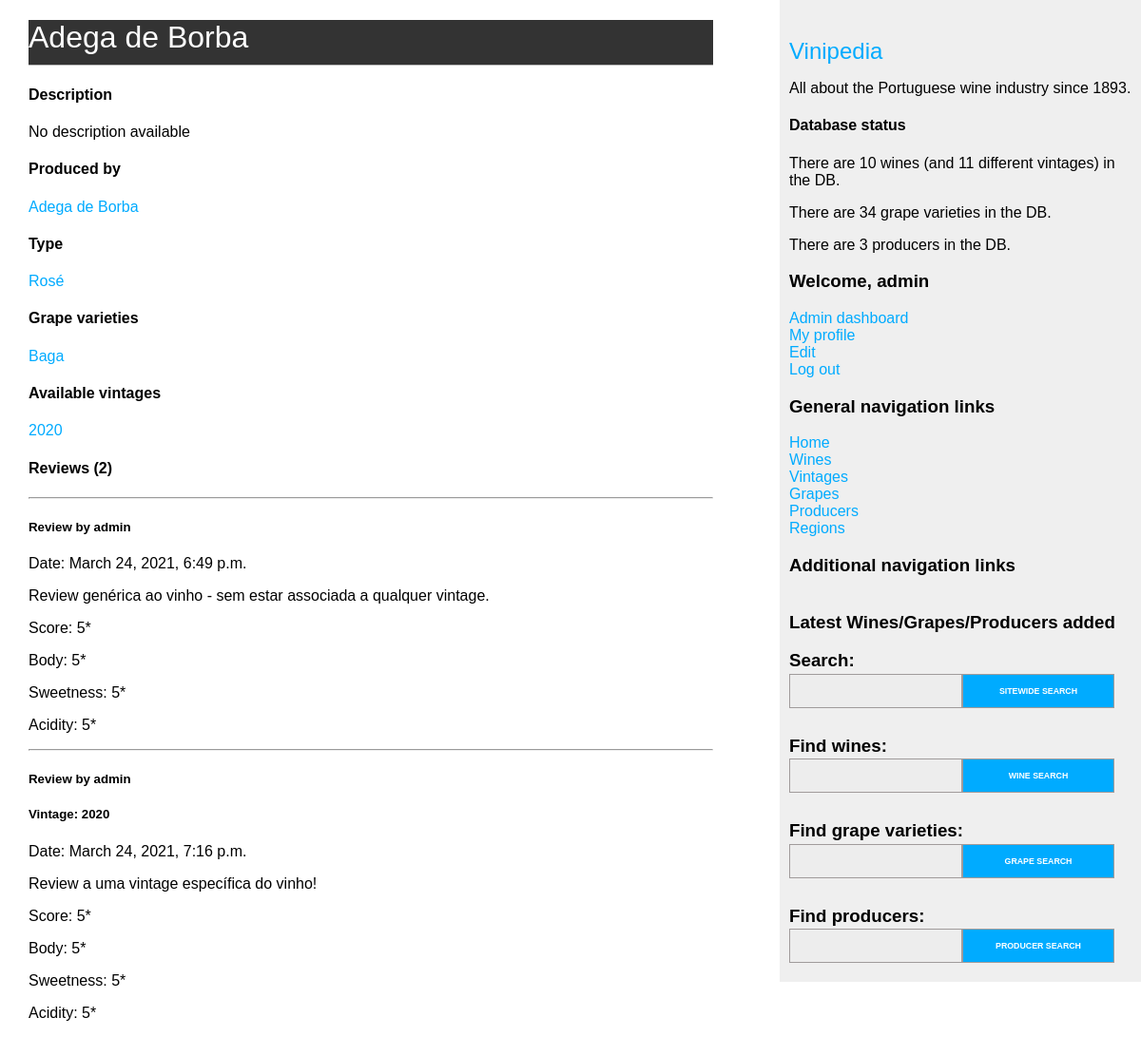
The app's page /wines/5 (signed in) with its own data.
### wines/models.py (models this page shows, shortened)
class Wine(models.Model):
    WINE_TYPE_CHOICES = (
        ('white', 'White'),
        ('red', 'Red'),
        ('rosé', 'Rosé'),
        ('sparkling', 'Sparkling'),
        ('port', 'Port'),
        ('madeira', 'Madeira'),
        ('moscatel', 'Moscatel'),
    )
    name = models.CharField(max_length=100)
    producer = models.ForeignKey(
        Producer,
        on_delete=models.RESTRICT,
        related_name='wines'
    )
    grape_varieties = models.ManyToManyField(Grape,
                                    through='WineGrape',
                                    through_fields=('wine', 'grape'))
    type = models.CharField(max_length=9, choices=WINE_TYPE_CHOICES)
    description = models.TextField(blank=True)
    image = models.ImageField(upload_to='wines/%Y/%m/%d/', null=True, blank=True)
    origin = models.ForeignKey(Region,
                               on_delete=models.RESTRICT,
                               related_name='local_wines')
    class Meta:
        unique_together = (('name', 'type', 'producer',),)
        ordering = ('name',)

class Producer(models.Model):
    name = models.CharField(max_length=100, unique=True)
    short_name = models.CharField(max_length=50, unique=True, null=True)
    origin = models.ForeignKey(Region,
                               on_delete=models.RESTRICT,
                               related_name='local_producers')
    presence = models.ManyToManyField(Region,
                                      through='ProducerRegion',
                                      through_fields=('producer', 'region'))
    description = models.TextField(blank=True)
    image = models.ImageField(upload_to='producers/%Y/%m/%d/', null=True, blank=True)
    website = models.URLField(null=True, blank=True)
    email = models.EmailField(null=True, blank=True)
    class Meta:
        ordering = ('name',)
    def __str__(self):
        return self.name
    def get_absolute_url(self):
        return reverse('wines:producer_detail',
                       args=[self.id])

class Grape(models.Model):
    class Tannin(models.IntegerChoices):
        VERY_WEAK = 1
        WEAK = 2
        MEDIUM = 3
        STRONG = 4
        VERY_STRONG = 5
    GRAPE_TYPE_CHOICES = (
        ('white', 'White'),
        ('red', 'Red'),
    )
    name = models.CharField(max_length=100, unique=True)
    origin = models.ForeignKey(Region,
                               on_delete=models.RESTRICT,
                               related_name='grapes',
                               null=True,
                               blank=True)
    type = models.CharField(max_length=5, choices=GRAPE_TYPE_CHOICES)
    description = models.TextField(blank=True)
    image = models.ImageField(upload_to='grapes/%Y/%m/%d/', null=True, blank=True)
    tannin = models.IntegerField(choices=Tannin.choices, null=True)
    class Meta:
        ordering = ('name',)

class Vintage(models.Model):
    wine = models.ForeignKey(Wine,
                             on_delete=models.CASCADE,
                             related_name='vintages')
    year = models.SmallIntegerField(null=True,
                                    blank=True,
                                    validators=[MinValueValidator(1700),
                                                MaxValueValidator(2050)])
    description = models.TextField(blank=True)
    image = models.ImageField(upload_to='vintages/%Y/%m/%d/', null=True, blank=True)
    alcohol_content = models.FloatField(null=True, blank=True,
                                    validators=[MinValueValidator(0),
                                                MaxValueValidator(100)])
    class Meta:
        unique_together = (('wine', 'year',),)
        ordering = ('wine', 'year')

class Review(models.Model):
    validators = [MinValueValidator(0), MaxValueValidator(10)]
    wine = models.ForeignKey(
        Wine,
        on_delete=models.CASCADE,
        related_name='reviews'
    )
    vintage = models.ForeignKey(
        Vintage,
        on_delete=models.CASCADE,
        related_name='reviews',
        null=True,
        blank=True
    )
    user = models.ForeignKey(
        User,
        on_delete=models.CASCADE,
        related_name='reviews'
    )
    text = models.TextField()
    score = models.PositiveSmallIntegerField(default=5, validators=validators)
    sweetness = models.PositiveSmallIntegerField(default=5, validators=validators)
    body = models.PositiveSmallIntegerField(default=5, validators=validators)
    acidity = models.PositiveSmallIntegerField(default=5, validators=validators)
    published_on = models.DateTimeField(auto_now_add=True)
    updated = models.DateTimeField(auto_now=True)
    active = models.BooleanField(default=True)
    class Meta:
        constraints = [
            models.UniqueConstraint(fields=['wine', 'vintage', 'user'],
                                    name='wine_vintage_user_constraint'),
            models.UniqueConstraint(fields=['wine', 'user'],
                                    condition=models.Q(vintage=None),
                                    name='wine_user_vintagenull_constraint'),
        ]
        ordering = ('published_on',)

### wines/views.py (the view)
# urls.py: path('wines/<int:id>', views.wine_detail, name='wine_detail'),
def wine_detail(request, id):
    wine = get_object_or_404(Wine, id=id)
    new_review = None
    if request.method == 'POST':
        review_form = ReviewForm(data=request.POST)
        if review_form.is_valid():
            new_review = review_form.save(commit=False)
            new_review.wine = wine
            new_review.vintage = None
            new_review.user_id = request.user.id
            new_review.save()
            return redirect(wine)
    elif request.method == 'GET':
        reviewed_already_by_this_user = Review.objects.filter(wine=wine,
                                                              user=request.user,
                                                              vintage=None).count()
        if not reviewed_already_by_this_user:
            review_form = ReviewForm()
        else:
            review_form = None
    return render(request,
                  'wines/wine/detail.html',
                  {'wine': wine,
                   'review_form': review_form,
                   'reviewed_already_by_this_user': reviewed_already_by_this_user})

### wines/forms.py
class SearchForm(forms.Form):
    query = forms.CharField(max_length=100, label='')

### wines/templatetags/wine_tags.py (called while the page is built)
@register.simple_tag
def total_wines_registered():
    return Wine.objects.count()

@register.simple_tag
def total_vintages_registered():
    return Vintage.objects.count()

@register.simple_tag
def total_grapes_registered():
    return Grape.objects.count()

@register.simple_tag
def total_producers_registered():
    return Producer.objects.count()

@register.inclusion_tag('wines/search_bar.html')
def show_sitewide_search_form():
    search_form = SearchForm()
    return {"search_form": search_form}

@register.inclusion_tag('wines/wine/search_bar.html')
def show_wines_search_form():
    search_form = SearchForm()
    return {"search_form": search_form}

@register.inclusion_tag('wines/grape/search_bar.html')
def show_grapes_search_form():
    search_form = SearchForm()
    return {"search_form": search_form}

@register.inclusion_tag('wines/producer/search_bar.html')
def show_producers_search_form():
    search_form = SearchForm()
    return {"search_form": search_form}

### wines/templates/wines/wine/detail.html (shortened to what this page needs)
{% extends "wines/base.html" %}
{% load static %}
{% block content %}
<div id="wine_details"><h1>{{ wine.name }}</h1></div>
<h4>Description</h4>
{% if wine.description %}
<p>{{ wine.description }}</p>
{% else %}
<p>No description available</p>
{% endif %}
<h4>Produced by</h4>
<p>
    <a href="{{ wine.producer.get_absolute_url }}">{{ wine.producer|capfirst }}</a>
</p>
<h4>Type</h4>
<p>
    <a href="{% url 'wines:wines_per_type' wine.type %}">{{ wine.type|capfirst }}</a>
</p>
<h4>Grape varieties</h4>
{% for grape in wine.grape_varieties.all %}
<p>
    <a href="{% url 'wines:grape_detail' grape.id %}">{{ grape.name|capfirst }}</a>
</p>
{% empty %}
<p class="info">No grape information was registered for this wine.</p>
{% endfor %}
<h4>Available vintages</h4>
{% for vintage in wine.vintages.all %}
<p>
{% if vintage.year != None %}
    <a href="{% url 'wines:vintage_detail' vintage.id %}">{{ vintage.year }}</a>
{% else %}
    <a href="{% url 'wines:vintage_detail' vintage.id %}">N.V.</a>
{% endif %}
</p>
{% empty %}
<p class="info">No vintages were registered for this wine.</p>
{% endfor %}
{% with wine.reviews.count as total_reviews %}
<h4>Reviews ({{ total_reviews }})</h4>
{% endwith %}
{% for review in wine.reviews.all %}
  <hr>
  <div class="review">
    <p class="info">
      <h5>
      Review by {{ review.user }}
      </h5>
    </p>
    {% if review.vintage != None %}
    <h5>Vintage: {{ review.vintage.year }}</h5>
    {% endif %}
    <p>Date: {{ review.published_on }}</p>
    <p>{{ review.text|linebreaks }}</p>
    <p class="score">Score: {{ review.score }}*</p>
    <p class="score">Body: {{ review.body }}*</p>
    <p class="score">Sweetness: {{ review.sweetness }}*</p>
    <p class="score">Acidity: {{ review.acidity }}*</p>
  </div>
{% empty %}
    <p class="info">There are no reviews yet.</p>
{% endfor %}
{% endblock %}

### wines/templates/wines/base.html (shortened to what this page needs)
{% load wine_tags %}
{% load static %}
<!DOCTYPE html>
<html>
<head>
  <link href="{% static 'css/wines.css' %}" rel="stylesheet">
</head>
<body>
  <div id="content">
    {% block content %}
    {% endblock %}
  </div>
  <div id="sidebar">
    <h2>
      <a href="/">Vinipedia</a>
    </h2>
    <p>All about the Portuguese wine industry since 1893.</p>
    <h4>Database status</h4>
    <p>There are {% total_wines_registered %} wines (and {% total_vintages_registered %} different vintages) in the DB.</p>
    <p>There are {% total_grapes_registered %} grape varieties in the DB.</p>
    <p>There are {% total_producers_registered %} producers in the DB.</p>
    {% if request.user.is_authenticated %}
      <h3>
        Welcome, {{request.user.username}}
      </h3>
      <div class="container-vertical">
        {% if request.user.is_superuser %}
        <a href="{% url 'admin:index' %}">Admin dashboard</a>
        {% endif %}
        <a href="{% url 'accounts:profile' profile_id=request.user.profile.id %}">My profile</a>
        <a href="{% url 'accounts:edit' %}">Edit</a>
        <a href="{% url 'accounts:logout' %}">Log out</a>
      </div>
    {% else %}
      <a href="{% url 'accounts:login' %}">Log in</a>
      <a href="{% url 'accounts:register' %}">Register</a>
    {% endif %}
    <div class="container-vertical">
      <h3>General navigation links</h3>
      <a href="/">Home</a>
      <a href="{% url 'wines:wine_list' %}">Wines</a>
      <a href="{% url 'wines:vintage_list' %}">Vintages</a>
      <a href="{% url 'wines:grape_list' %}">Grapes</a>
      <a href="{% url 'wines:producer_list' %}">Producers</a>
      <a href="{% url 'wines:region_list' %}">Regions</a>
      <h3>Additional navigation links</h3>
    </div>
    <h3>Latest Wines/Grapes/Producers added</h3>
    <h3>Search:</h3>
    <div class="container adjust_margin">{% show_sitewide_search_form %}</div>
    <h3>Find wines:</h3>
    <div class="container adjust_margin">{% show_wines_search_form %}</div>
    <h3>Find grape varieties:</h3>
    <div class="container adjust_margin">{% show_grapes_search_form %}</div>
    <h3>Find producers:</h3>
    <div class="container adjust_margin">{% show_producers_search_form %}</div>
  </div>
</body>
</html>

### wines/static/css/wines.css (style rules this page uses)
body { margin:0; padding:0; font-family:helvetica, sans-serif; }
a { color:#00abff; text-decoration:none; }
h1 { font-weight:normal; border-bottom:1px solid #bbb; padding:0 0 10px 0; }
h2 { font-weight:normal; margin:30px 0 0; }
#content { float:left; width:60%; padding:0 0 0 30px; }
#sidebar { float:right; width:30%; padding:10px; background:#efefef; height:100%; }
input, textarea { clear:both; float:left; margin:0 0 10px; background:#dcdcdc; border:0; padding:6px 10px; font-size:12px; }
#wine_details { box-sizing: border-box; padding:0 0 0 0; background-color: #333; color: rgba(255,255,255,0.8); }
#wine_details h1 { color: #fff; }
#sidebar input, #sidebar textarea { clear: both; float: left; margin: 0 0 10px; background: #ededed; border: 1px solid #a09b9b; padding: 6px 10px; font-size: 1.2rem; width: 10rem; }
.container { display: flex; width: 100%; }
.container-vertical { display: flex; flex-direction: column; width: 100%; }
.adjust_margin { margin-top: -2rem; margin-bottom: -1rem; }

### records on screen
Wine: name "Adega de Borba", producer "Adega de Borba", type "Rosé"
Grape: name "Baga"
Vintage: year "2020"
Review: user "admin", published_on "March 24, 2021, 6:49 p.m.", text "Review genérica ao vinho - sem estar associada a qualquer vintage.", score "5", body "5", sweetness "5", acidity "5"
Review: user "admin", vintage.year "2020", published_on "March 24, 2021, 7:16 p.m.", text "Review a uma vintage específica do vinho!", score "5", body "5", sweetness "5", acidity "5"

### other values on screen
{{ total_reviews }} "2"
{{ request.user.username }} "admin"
